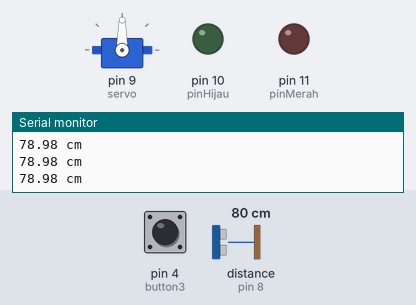
The sketch below on a simulated Arduino Uno, built with avr-gcc and run on an emulated ATmega328P. Shown: servo, output pins drawn as LEDs (lit = HIGH), the last lines printed to the serial monitor. Wiring (inferred from the names in the program): ultrasonic range finder: trigger pin 7; echo pin 8. Inputs (shaded band) come from the test bench; at power-on: distance to the obstacle (sensor on pin 8) 80 cm, pin 4 (button3) LOW. The echo pulse lasts 58.3 µs per cm; pins used as bus, display or sensor lines are not drawn.

Above: at 1.2 s.
1.3 s: distance to the obstacle (sensor on pin 8) set to 12 cm
2.8 s: distance to the obstacle (sensor on pin 8) set to 9 cm
At 4.4 s:
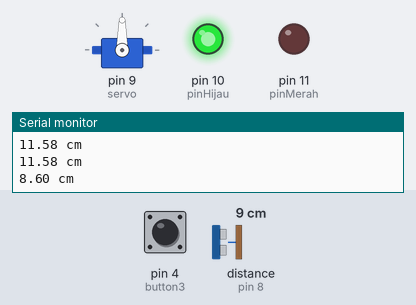
5.8 s: pin 4 (button3) pulled HIGH for 3.2 s
At 11.1 s:
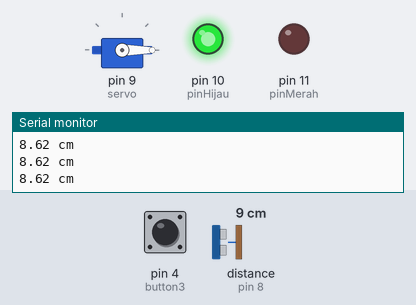
Timing chart, 0 to 12.6 s (numbered marks = the images above; inputs shaded):
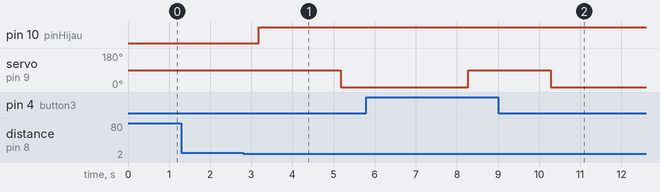

The sketch:

coba_servo_x_button_x_ultra.ino
```cpp
/*
* Palang Otomatis menggunakan Ultrasonic Transceiver dan Servo
* Kelompok 2 TK-1A
*/

#include <Servo.h>
#define MAX_DISTANCE 500
Servo servo;

int pinTrigger = 7; //Set trigger Ultrasonic Transceiver di pin digital 12
int pinEcho = 8; //Set echo Ultrasonic Transceiver di pin digital 12
int pinHijau = 10; //Set kaki positif LED Hijau di pin digital 10
int pinMerah = 11; //Set kaki positif LED Merah di pin digital 10
const int button3 = 4;

int buttonState3 = 0;
float durasi, jarak;

void setup()
{
  pinMode(button3, INPUT);
pinMode(pinTrigger, OUTPUT); //pin trigger sebagai output
pinMode(pinEcho, INPUT); //pin echo sebagai input
pinMode(pinHijau, OUTPUT); //pin LED hijau sebagai output
pinMode(pinMerah, OUTPUT); //pin LED merah sebagai output
Serial.begin(9600); //kecepatan komunikasi Serial dengan komputer
servo.attach(9); //pin PWM 9 untuk servo
}

void loop()
{
//program trigger memancarkan ultrasonik
buttonState3 = digitalRead(button3);
digitalWrite(pinTrigger, LOW);
delayMicroseconds(2);
digitalWrite(pinTrigger, HIGH);
delayMicroseconds(10);
digitalWrite(pinTrigger, LOW);

//Durasi adalah waktu tunggu pin Echo menjadi bernilai HIGH
//Setelah mendapat pantulan gelombang ultrasonic dari pin Trigger
durasi = pulseIn(pinEcho, HIGH);
jarak = (durasi * 0.034) / 2; //Konversi nilai durasi ke jarak
//Mencetak jarak pada serial monitor
Serial.print(jarak);
Serial.println(" cm");
if(buttonState3 == HIGH)
{
digitalWrite(pinHijau, LOW); //led hijau mati
digitalWrite(pinMerah, HIGH); //led merah nyala
servo.write(90); //posisi servo 0 derajat
}
if (jarak <= 10) //jarak (cm) dapat diatur dan disesuaikan
{
digitalWrite(pinMerah, LOW); //led merah mati
digitalWrite(pinHijau, HIGH); //led hijau nyala
delay(2000);
servo.write(0); //posisi servo 90 derajat
delay(100);
}

delay(450);
}
```

Measured:
- the behaviour switches between 11 and 10 cm on distance to the obstacle (sensor on pin 8) (found by bisection; images 0 and 1)
- after the input at 2.8 s, pin 10 (pinHijau): LOW → HIGH after 0.38 s; servo on pin 9 (servo): 90° → 0° after 2.4 s
- after the input at 5.8 s, servo on pin 9 (servo): 0° → 90° after 2.5 s, → 0° 2.0 s later
